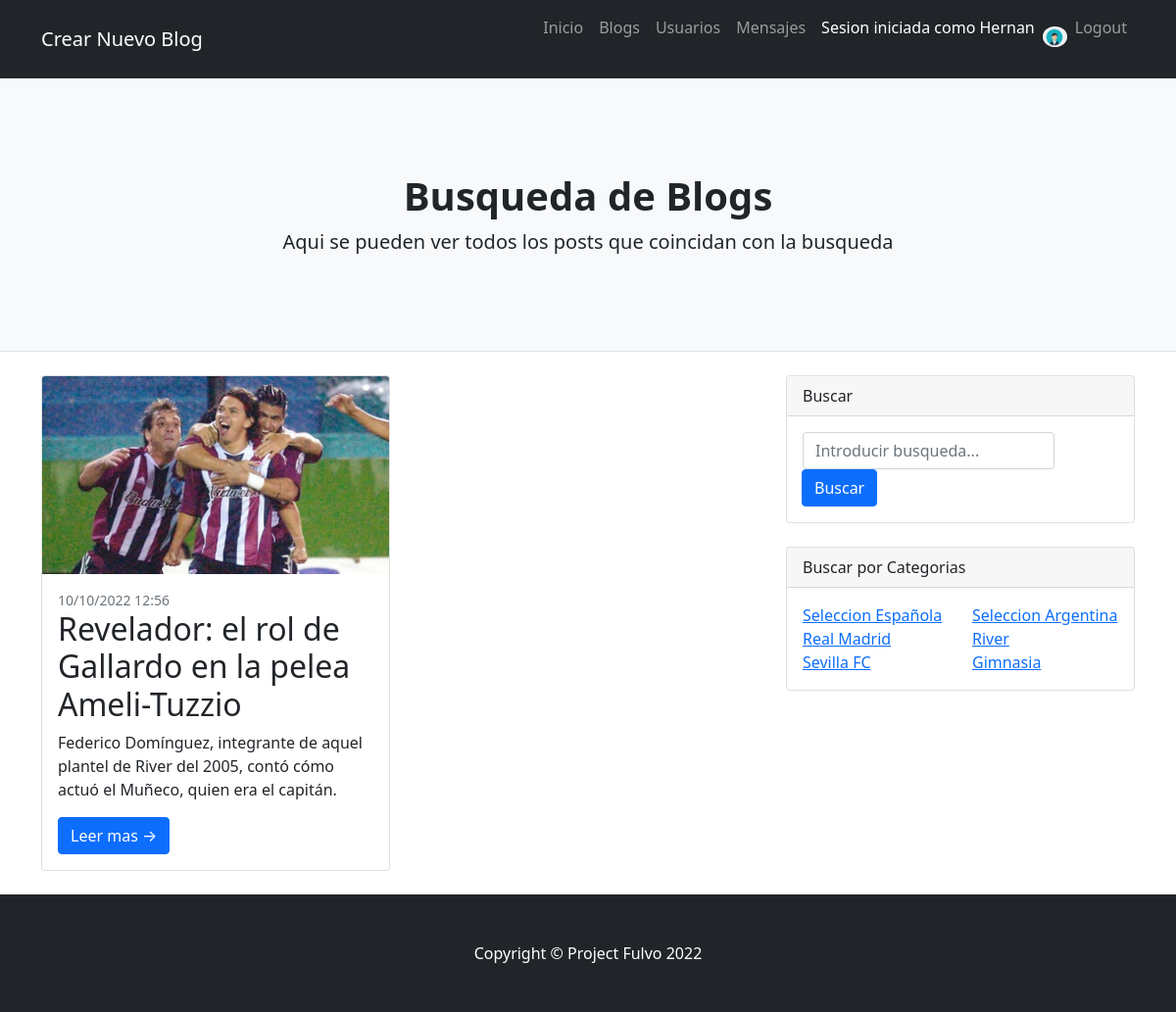
The app's page /App/busqueda_cat/?categoria=River (signed in) with its own data.
### App/models.py (models this page shows, shortened)
class Blog(models.Model):
    titulo = models.CharField(max_length=100)
    subtitulo = models.CharField(max_length=300)
    cuerpo = HTMLField()
    autor = models.CharField(max_length=100)
    fecha_pub = models.CharField(max_length=50)
    categoria = models.CharField(max_length=50)
    img = models.ImageField(upload_to='blog_img', null=True, blank=True) ## Esto no se si va así, lo dejo mientras

### App/views.py (the view)
# urls.py: path("busqueda_cat/", busqueda_cat, name="busqueda_cat"),
def busqueda_cat(request):
        if request.GET['categoria']:
            blogs=Blog.objects.filter(categoria=request.GET['categoria'])
            return render(request, "App/result_busqueda.html", {"blogs":blogs, "avatar": get_avatar(request)})
        else:
            return render(request, "App/result_busqueda.html", {'mensaje':"No se ingresó un titulo para la busqueda.", "avatar": get_avatar(request)})

### App/views.py (called while the page is built)
def get_avatar(request):
    lista=Avatar.objects.filter(user=request.user)
    if len(lista)!=0:
        imagen=lista[0].imagen.url
    else:
        imagen="/media/avatares/avatarpordefecto.jpg"
    return imagen

### App/templates/App/result_busqueda.html
{% extends "App/padre.html" %}
{% load static %}
{% block Titulo %} Busqueda de Blogs {% endblock %}
{% block Descripcion %} Aqui se pueden ver todos los posts que coincidan con la busqueda{% endblock %}
{% block contenido_pag %}
{% if blogs %}
<div class="row">
    {% for blog in blogs %}
    <div class="col-lg-6">
        <div class="card mb-4">
            <a href="#!"><img class="card-img-top" src="{{ blog.img.url }}" alt="..." /></a>
            <div class="card-body">
                <div class="small text-muted">{{ blog.fecha_pub }}</div>
                <h2 class="card-title">{{ blog.titulo }}</h2>
                <p class="card-text">{{ blog.subtitulo }}</p>
                <a class="btn btn-primary" href="{% url 'ver_post' blog.id %}">Leer mas →</a>
            </div>
        </div>
    </div>
    {% endfor %}
</div>
{% else %}
<p>{{ mensaje }}</p>
<p>No se encontraron publicaciones.</p>
{% endif %}
{% endblock %}

### App/templates/App/padre.html (shortened to what this page needs)
<!DOCTYPE html>
<html lang="en">
    <head>
        {% load static %}
        <link href="{% static 'App/css/styles.css' %}" rel="stylesheet" />
    </head>
    <body>
        <nav class="navbar navbar-expand-lg navbar-dark bg-dark">
            <div class="container">
                <a class="navbar-brand" href="{% url 'crear_blog' %}">Crear Nuevo Blog</a>
                <div class="collapse navbar-collapse" id="navbarSupportedContent">
                    <ul class="navbar-nav ms-auto mb-2 mb-lg-0">
                        <li class="nav-item"><a class="nav-link" href="{% url 'inicio' %}">Inicio</a></li>
                        <li class="nav-item"><a class="nav-link" href="{% url 'pages' %}">Blogs</a></li>
                        <li class="nav-item"><a class="nav-link" href="{% url 'usuarios_lista' %}">Usuarios</a></li>
                        <li class="nav-item"><a class="nav-link" href="{% url 'usuarios_lista' %}">Mensajes</a></li>
                        {% if user.is_authenticated %}
                        <li class="nav-item"><a class="nav-link active" aria-current="page" href="{% url 'mi_perfil' %}" >Sesion iniciada como {{ user.username }}</a></li>
                        <div class="mt-3 mb-4">
                            <img src="{{ avatar }}" class="rounded-circle img-fluid" style="width: 25px;"  />
                        </div>
                        <li class="nav-item"><a class="nav-link" aria-current="page" href="{% url 'logout' %}">Logout</a></li>
                        {% else %}
                        <li class="nav-item"><a class="nav-link" href="{% url 'register' %}">Registrarse</a></li>
                        <li class="nav-item"><a class="nav-link active" aria-current="page" href="{% url 'login' %}">Login</a></li>
                        {% endif %}
                    </ul>
                </div>
            </div>
        </nav>
         <header class="py-5 bg-light border-bottom mb-4">
            <div class="container">
                <div class="text-center my-5">
                    <h1 class="fw-bolder">{% block Titulo %} {% endblock %}</h1>
                    <p class="lead mb-0">{% block Descripcion %} {% endblock %}</p>
                </div>
            </div>
        </header>
        <div class="container">
            <div class="row">
                <div class="col-lg-8">
                        {% block contenido_pag %} {% endblock %}
                </div>
                <div class="col-lg-4">
                    <div class="card mb-4">
                        <div class="card-header">Buscar</div>
                        <div class="card-body">
                            <div class="input-group">
                                <div style="text-align: left">
                                <form action="{% url 'busqueda_titulo' %}" method="GET">
                                    <input type="text" name="titulo" id="titulo" class="form-control" type="text" placeholder="Introducir busqueda..." aria-label="Introducir busqueda..." aria-describedby="button-search">
                                </div>
                                <div style="text-align: right">
                                    <input  class="btn btn-primary" type="submit" value="Buscar" >
                                </div>
                            </div>
                        </div>
                    </div>
                    <div class="card mb-4">
                        <div class="card-header">Buscar por Categorias</div>
                        <div class="card-body">
                            <div class="row">
                                <div class="col-sm-6">
                                    <ul class="list-unstyled mb-0">
                                        <li><a href="{% url 'busqueda_cat' %}?categoria=Seleccion Española">Seleccion Española</a></li>
                                        <li><a href="{% url 'busqueda_cat' %}?categoria=Real Madrid">Real Madrid</a></li>
                                        <li><a href="{% url 'busqueda_cat' %}?categoria=Sevilla FC">Sevilla FC</a></li>
                                    </ul>
                                </div>
                                <div class="col-sm-6">
                                    <ul class="list-unstyled mb-0">
                                        <li><a href="{% url 'busqueda_cat' %}?categoria=Seleccion Argentina">Seleccion Argentina</a></li>
                                        <li><a href="{% url 'busqueda_cat' %}?categoria=River">River</a></li>
                                        <li><a href="{% url 'busqueda_cat' %}?categoria=Gimnasia">Gimnasia</a></li>
                                    </ul>
                                </div>
                            </div>
                        </div>
                    </div>
                </div>
            </div>
        </div>
        <footer class="py-5 bg-dark">
            <div class="container"><p class="m-0 text-center text-white">Copyright &copy; Project Fulvo 2022</p></div>
        </footer>
    </body>
</html>

### records on screen
Blog: img (picture), fecha_pub "10/10/2022 12:56", titulo "Revelador: el rol de Gallardo en la pelea Ameli-Tuzzio", subtitulo "Federico Domínguez, integrante de aquel plantel de River del 2005, contó cómo actuó el Muñeco, quien era el capitán."

### other values on screen
{{ user.username }} "Hernan"
